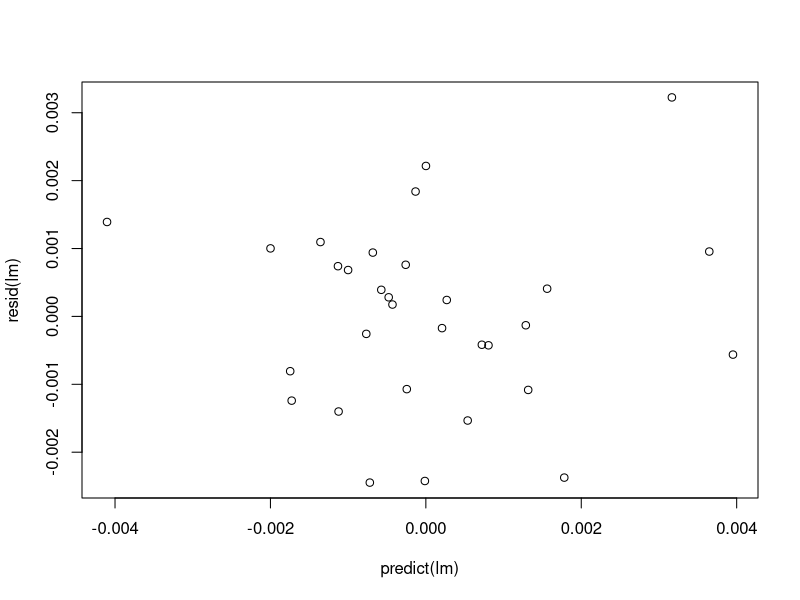
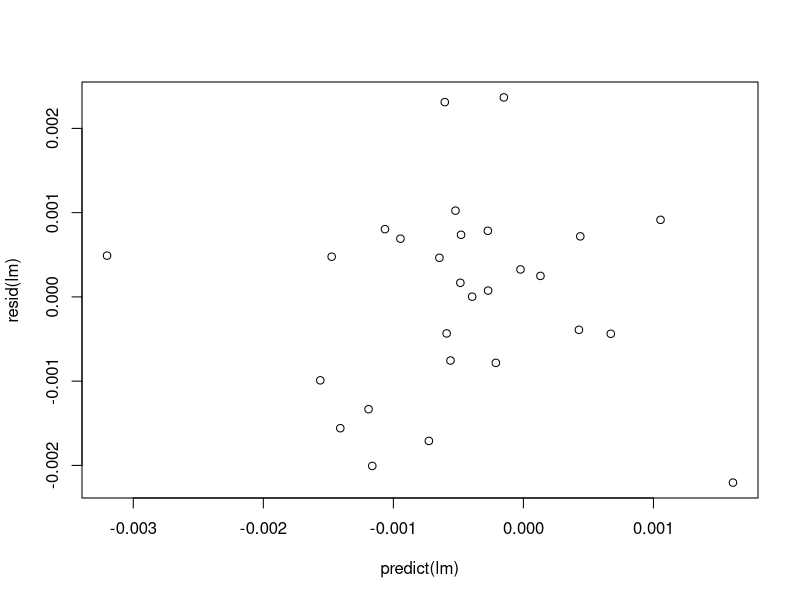
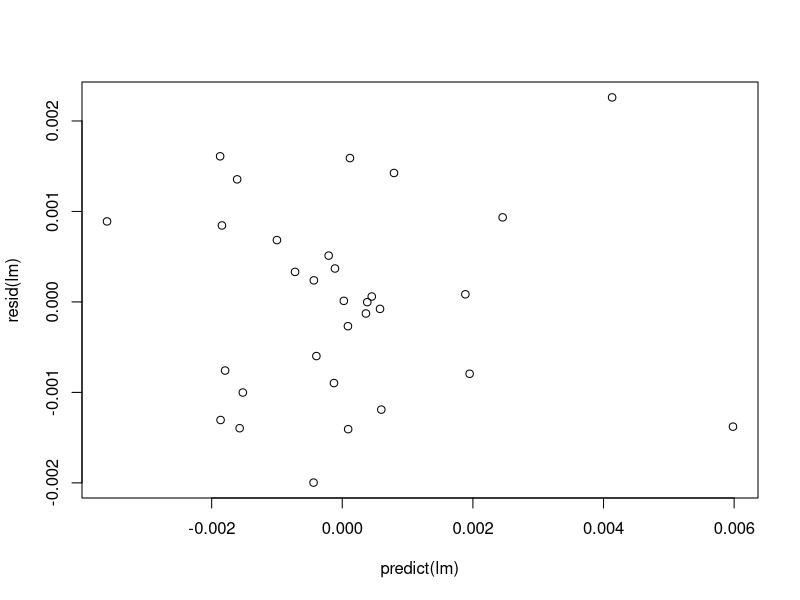
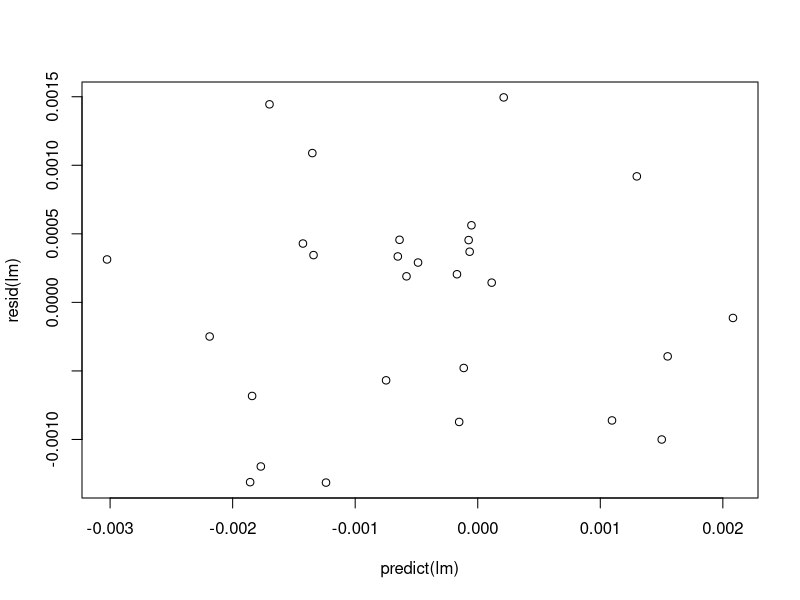
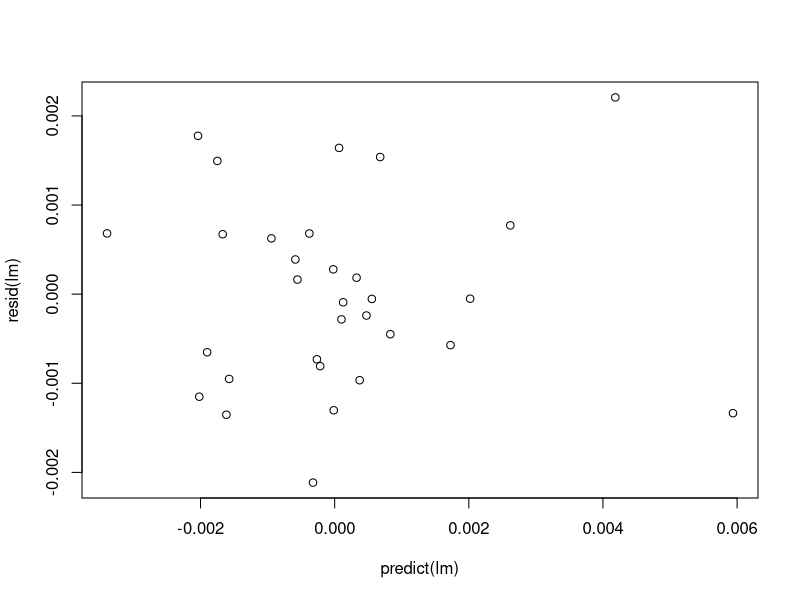
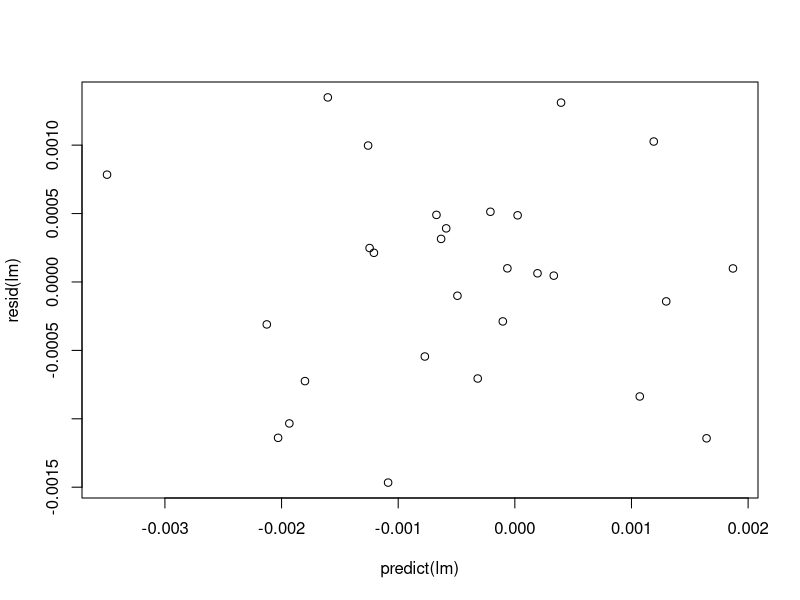
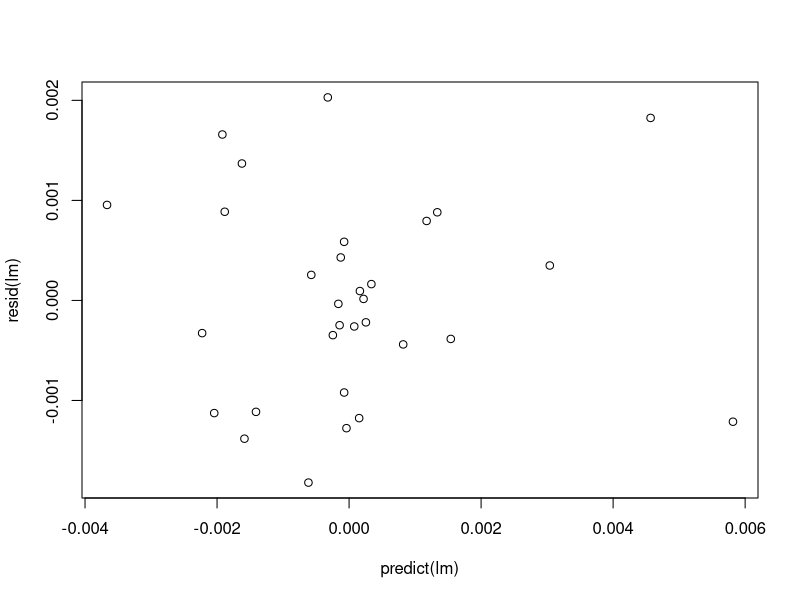
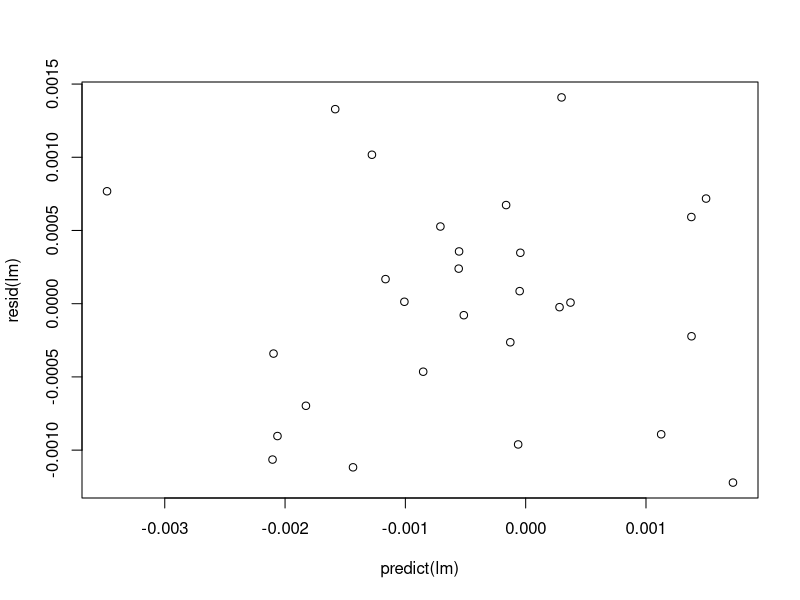

Write the R code that produced these figures, in order.
library(lmtest)
outliers <- c("Beijing","Tianjin","Shanghai")
response <- "p.Inflow"

all <- read.csv("Dataframes/All Data.csv")
allo <- all[!(all$Region %in% outliers),]
rownames(all) <- all$Region
rownames(allo) <- allo$Region
all$Region <- NULL
allo$Region <- NULL

run <- function(vs,outliers=-1){
  if(outliers==-1|setequal(outliers,TRUE)){
    v <- colnames(all)
    v <- v[v %in% vs]
    formula <- as.formula(paste(response, " ~ ",paste(v,collapse="+")))
    lm <- lm(formula,data=all)
    print(summary(lm))
    # print(vif(lm))
    plot(predict(lm),resid(lm))
    # plot(all$g.Inflow,predict(lm))
  }
  if(outliers==-1|setequal(outliers,FALSE)){
    v <- colnames(allo)
    v <- v[v %in% vs]
    formula <- as.formula(paste(response, " ~ ",paste(v,collapse="+")))
    lm <- lm(formula,data=allo)
    print(summary(lm))
    # print(vif(lm))
    plot(predict(lm),resid(lm))
    # plot(allo$g.Inflow,predict(lm))
  }
}
get_lm <- function(vs,outliers=FALSE){
  if(outliers){
    v <- colnames(all)
    v <- v[v %in% vs]
    formula <- as.formula(paste(response, " ~ ",paste(v,collapse="+")))
    lm <- lm(formula,data=all)
    return(lm)
  } else {
    v <- colnames(allo)
    v <- v[v %in% vs]
    formula <- as.formula(paste(response, " ~ ",paste(v,collapse="+")))
    lm <- lm(formula,data=allo)
    return(lm)
  }
}

model_1 = c("Urban.Ratio","Population")
model_2 = c(model_1,"Undergraduate.Institutions","CHEDI","CHEQI")
model_3 = c(model_2,"GRP.per.Capita","Disposable.Income","Unemployment","Wages")
model_4 = c(model_3,"Foreign.Enterprises","Imports.Exports","Tourism.Earnings")

run(model_1)
run(model_2)
run(model_3)
run(model_4)
lrtest(get_lm(model_1),get_lm(model_2))
lrtest(get_lm(model_2),get_lm(model_3))
lrtest(get_lm(model_3),get_lm(model_4))
lrtest(get_lm(model_2),get_lm(model_4))
